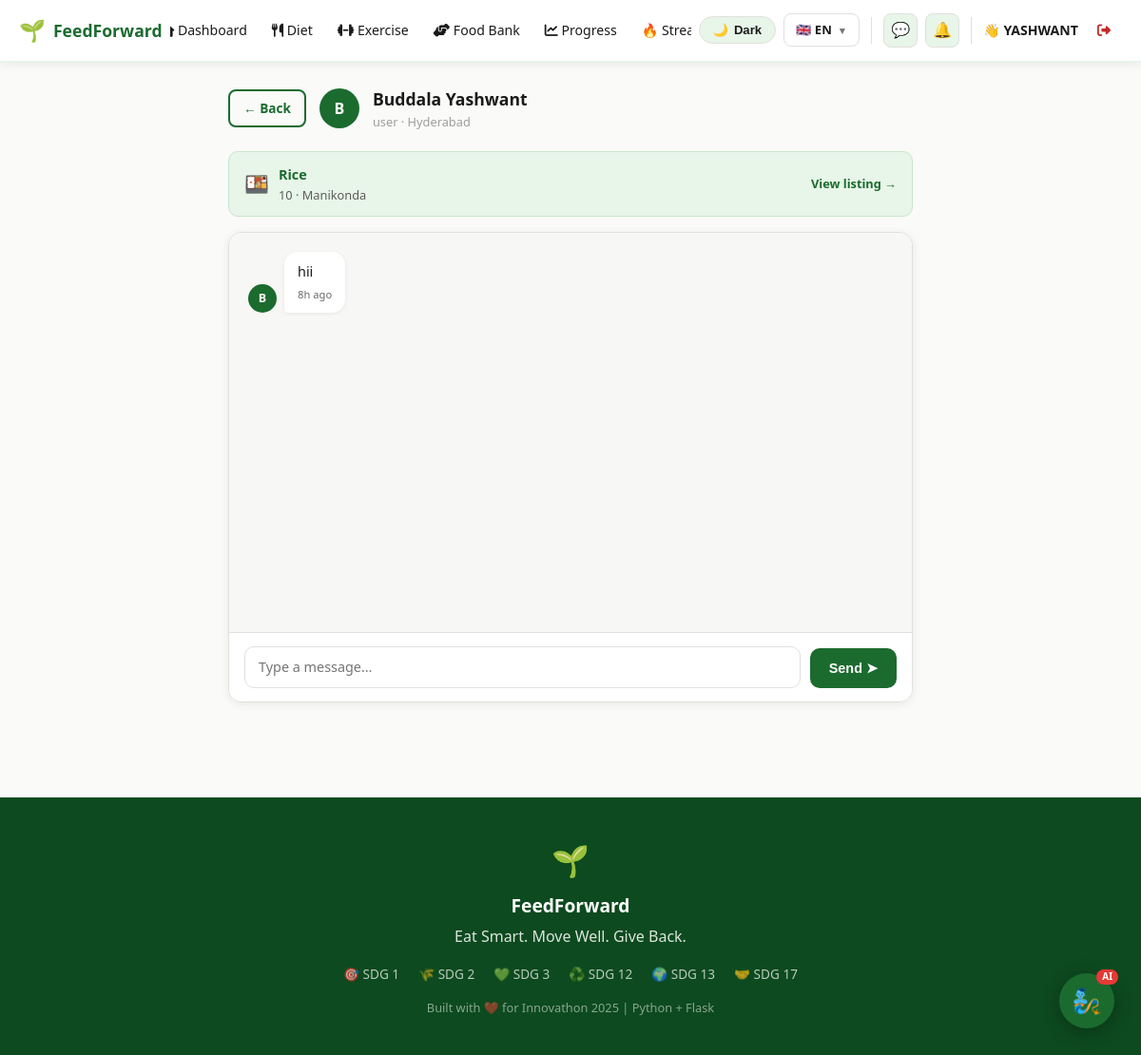
Page /inbox/messages/1?listing_id=3 (signed in) on the committed database.
### models/user.py (models this page shows, shortened)
class User(db.Model, UserMixin):
    __tablename__ = 'users'
    id            = db.Column(db.Integer, primary_key=True)
    name          = db.Column(db.String(100), nullable=False)
    email         = db.Column(db.String(120), unique=True, nullable=False)
    password_hash = db.Column(db.String(200), nullable=False)
    role          = db.Column(db.String(20), default='user')  # user / donor / recipient / admin
    age           = db.Column(db.Integer)
    weight        = db.Column(db.Float)
    height        = db.Column(db.Float)
    gender        = db.Column(db.String(10))
    dietary_pref  = db.Column(db.String(20))   # veg / non_veg / vegan
    health_goal   = db.Column(db.String(20))   # lose_weight / gain_muscle / stay_fit
    fitness_level = db.Column(db.String(20))   # beginner / intermediate / advanced
    equipment     = db.Column(db.String(20))   # none / dumbbells / gym
    days_per_week = db.Column(db.Integer, default=4)
    location      = db.Column(db.String(200))
    latitude      = db.Column(db.Float)
    longitude     = db.Column(db.Float)
    profile_complete = db.Column(db.Boolean, default=False)
    allergies     = db.Column(db.String(200), default='')  # comma-separated e.g. "gluten,dairy,nuts"
    created_at    = db.Column(db.DateTime, default=datetime.utcnow)
    meal_plans    = db.relationship('MealPlan',     backref='user', lazy=True)
    exercise_plans= db.relationship('ExercisePlan', backref='user', lazy=True)
    donations     = db.relationship('FoodListing',  foreign_keys='FoodListing.donor_id',    backref='donor',     lazy=True)
    claims        = db.relationship('FoodListing',  foreign_keys='FoodListing.claimed_by',  backref='recipient', lazy=True)
    progress_logs = db.relationship('ProgressLog',  backref='user', lazy=True)

### models/models.py (models this page shows, shortened)
class FoodListing(db.Model):
    __tablename__ = 'food_listings'
    id           = db.Column(db.Integer, primary_key=True)
    donor_id     = db.Column(db.Integer, db.ForeignKey('users.id'), nullable=False)
    food_name    = db.Column(db.String(100), nullable=False)
    category     = db.Column(db.String(50))
    quantity     = db.Column(db.String(50))
    expiry_date  = db.Column(db.DateTime)
    location     = db.Column(db.String(200))
    latitude     = db.Column(db.Float, default=17.3850)
    longitude    = db.Column(db.Float, default=78.4867)
    photo_url    = db.Column(db.String(300))
    description  = db.Column(db.Text)
    status       = db.Column(db.String(20), default='available')
    claimed_by   = db.Column(db.Integer, db.ForeignKey('users.id'), nullable=True)
    claimed_at   = db.Column(db.DateTime)
    picked_up_at = db.Column(db.DateTime)
    posted_at    = db.Column(db.DateTime, default=datetime.utcnow)
    donor_rating = db.Column(db.Float)
    allergens    = db.Column(db.String(200))

class Message(db.Model):
    __tablename__ = 'messages'
    id           = db.Column(db.Integer, primary_key=True)
    sender_id    = db.Column(db.Integer, db.ForeignKey('users.id'), nullable=False)
    receiver_id  = db.Column(db.Integer, db.ForeignKey('users.id'), nullable=False)
    listing_id   = db.Column(db.Integer, db.ForeignKey('food_listings.id'), nullable=True)
    body         = db.Column(db.Text, nullable=False)
    is_read      = db.Column(db.Boolean, default=False)
    created_at   = db.Column(db.DateTime, default=datetime.utcnow)
    sender   = db.relationship('User', foreign_keys=[sender_id],   backref='sent_messages')
    receiver = db.relationship('User', foreign_keys=[receiver_id], backref='received_messages')
    listing  = db.relationship('FoodListing', foreign_keys=[listing_id])
    @property
    def time_ago(self):
        delta = datetime.utcnow() - self.created_at
        s = int(delta.total_seconds())
        if s < 60:    return 'just now'
        if s < 3600:  return f'{s//60}m ago'
        if s < 86400: return f'{s//3600}h ago'
        return f'{s//86400}d ago'

### routes/inbox.py (the view, shortened to what this page needs)
@inbox.route('/messages/<int:partner_id>', methods=['GET', 'POST'])
@login_required
def conversation(partner_id):
    from sqlalchemy import or_
    partner = User.query.get_or_404(partner_id)
    listing_id = request.args.get('listing_id', type=int)
    listing    = FoodListing.query.get(listing_id) if listing_id else None
    Message.query.filter_by(
        sender_id=partner_id,
        receiver_id=current_user.id,
        is_read=False
    ).update({'is_read': True})
    db.session.commit()
    thread = Message.query.filter(
        or_(
            (Message.sender_id == current_user.id) & (Message.receiver_id == partner_id),
            (Message.sender_id == partner_id) & (Message.receiver_id == current_user.id)
        )
    ).order_by(Message.created_at.asc()).all()
    return render_template('inbox/conversation.html',
                           partner=partner, thread=thread,
                           listing=listing, listing_id=listing_id)

### templates/inbox/conversation.html (shortened to what this page needs)
{% extends 'base.html' %}
{% block content %}
<div style="max-width:720px;margin:0 auto;">
  <div style="display:flex;align-items:center;gap:14px;margin-bottom:20px;">
    <a href="{{ url_for('inbox.messages') }}" class="btn-secondary"
       style="padding:7px 14px;font-size:.85rem;">← Back</a>
    <div style="width:42px;height:42px;background:var(--green);border-radius:50%;
                display:flex;align-items:center;justify-content:center;
                color:#fff;font-weight:800;font-size:1rem;flex-shrink:0;">
      {{ partner.name[0].upper() }}
    </div>
    <div>
      <div style="font-weight:800;font-size:1.1rem;color:var(--text);">{{ partner.name }}</div>
      <div style="font-size:.8rem;color:var(--text3);">{{ partner.role }} · {{ partner.location or 'Hyderabad' }}</div>
    </div>
  </div>
  {% if listing %}
  <div style="background:var(--green-lt);border:1.5px solid var(--green-mid);border-radius:10px;
              padding:12px 16px;margin-bottom:16px;display:flex;align-items:center;gap:10px;">
    <span style="font-size:1.3rem;">🍱</span>
    <div>
      <div style="font-weight:700;color:var(--green);font-size:.9rem;">{{ listing.food_name }}</div>
      <div style="font-size:.8rem;color:var(--text2);">{{ listing.quantity }} · {{ listing.location }}</div>
    </div>
    <a href="{{ url_for('foodbank.index') }}"
       style="margin-left:auto;font-size:.8rem;color:var(--green);font-weight:600;">View listing →</a>
  </div>
  {% endif %}
  <div class="card" style="padding:0;overflow:hidden;margin-bottom:16px;">
    <div id="threadBox"
         style="height:420px;overflow-y:auto;padding:20px;
                display:flex;flex-direction:column;gap:12px;background:var(--surface2);">
      {% for msg in thread %}
      <div class="msg-bubble" data-mine="{{ 'true' if msg.sender_id == current_user.id else 'false' }}"
           style="display:flex;gap:8px;align-items:flex-end;
                  {% if msg.sender_id == current_user.id %}flex-direction:row-reverse;{% endif %}">
        <div style="width:30px;height:30px;border-radius:50%;flex-shrink:0;
                    background:{% if msg.sender_id == current_user.id %}var(--blue){% else %}var(--green){% endif %};
                    display:flex;align-items:center;justify-content:center;
                    color:#fff;font-weight:700;font-size:.78rem;">
          {{ msg.sender.name[0].upper() }}
        </div>
        <div style="max-width:72%;
                    background:{% if msg.sender_id == current_user.id %}var(--blue){% else %}var(--surface){% endif %};
                    color:{% if msg.sender_id == current_user.id %}#fff{% else %}var(--text){% endif %};
                    border-radius:{% if msg.sender_id == current_user.id %}14px 14px 4px 14px{% else %}14px 14px 14px 4px{% endif %};
                    padding:10px 14px;
                    box-shadow:0 1px 4px var(--shadow);">
          <div style="font-size:.9rem;line-height:1.5;">{{ msg.body }}</div>
          <div style="font-size:.7rem;opacity:.65;margin-top:4px;
                      text-align:{% if msg.sender_id == current_user.id %}right{% else %}left{% endif %};">
            {{ msg.time_ago }}
          </div>
        </div>
      </div>
      {% endfor %}
    </div>
    <div style="padding:14px 16px;border-top:1.5px solid var(--border);
                background:var(--surface);display:flex;gap:10px;align-items:flex-end;">
      <textarea id="msgInput"
                placeholder="Type a message…"
                rows="1"
                onkeydown="if(event.key==='Enter'&&!event.shiftKey){event.preventDefault();sendMsg();}"
                oninput="this.style.height='auto';this.style.height=Math.min(this.scrollHeight,100)+'px'"
                style="flex:1;padding:10px 14px;border:1.5px solid var(--border);border-radius:10px;
                       background:var(--input-bg);color:var(--text);font-size:.9rem;
                       resize:none;font-family:inherit;max-height:100px;line-height:1.5;"></textarea>
      <button onclick="sendMsg()" id="sendBtn"
              style="background:var(--green);color:#fff;border:none;border-radius:10px;
                     padding:10px 20px;cursor:pointer;font-weight:700;font-size:.9rem;
                     height:42px;flex-shrink:0;transition:background .2s;">
        Send ➤
      </button>
    </div>
  </div>
</div>
{% endblock %}

### templates/base.html (shortened to what this page needs)
<!DOCTYPE html>
<html lang="{{ lang }}" data-theme="light">
<head>
  <link href="https://cdnjs.cloudflare.com/ajax/libs/font-awesome/6.4.0/css/all.min.css" rel="stylesheet"/>
  <link rel="stylesheet" href="https://unpkg.com/leaflet@1.9.4/dist/leaflet.css"/>
</head>
<body>
<nav style="background:var(--nav-bg);border-bottom:2px solid var(--nav-border);
            position:sticky;top:0;z-index:1000;box-shadow:0 2px 10px var(--shadow);">
  <div style="max-width:1280px;margin:0 auto;padding:0 20px;
              display:flex;align-items:center;justify-content:space-between;
              height:64px;gap:8px;">
    <a href="{{ url_for('main.index') }}"
       style="display:flex;align-items:center;gap:8px;flex-shrink:0;">
      <span style="font-size:1.4rem;">🌱</span>
      <span style="font-size:1.1rem;font-weight:800;color:var(--green);">FeedForward</span>
    </a>
    {% if current_user.is_authenticated %}
    <div style="display:flex;gap:2px;align-items:center;overflow-x:auto;flex:1;justify-content:center;">
      <a href="{{ url_for('main.dashboard') }}"
         class="nav-link {% if request.endpoint=='main.dashboard' %}active{% endif %}">
        <i class="fas fa-home"></i> {{ t.nav_dashboard }}
      </a>
      <a href="{{ url_for('diet.index') }}"
         class="nav-link {% if 'diet' in (request.endpoint or '') %}active{% endif %}">
        <i class="fas fa-utensils"></i> {{ t.nav_diet }}
      </a>
      <a href="{{ url_for('exercise.index') }}"
         class="nav-link {% if 'exercise' in (request.endpoint or '') %}active{% endif %}">
        <i class="fas fa-dumbbell"></i> {{ t.nav_exercise }}
      </a>
      <a href="{{ url_for('foodbank.index') }}"
         class="nav-link {% if 'foodbank' in (request.endpoint or '') %}active{% endif %}">
        <i class="fas fa-hands-helping"></i> {{ t.nav_foodbank }}
      </a>
      <a href="{{ url_for('progress.index') }}"
         class="nav-link {% if 'progress' in (request.endpoint or '') %}active{% endif %}">
        <i class="fas fa-chart-line"></i> {{ t.nav_progress }}
      </a>
      <a href="{{ url_for('streak.index') }}"
         class="nav-link {% if 'streak' in (request.endpoint or '') %}active{% endif %}">
        🔥 Streak
      </a>
    </div>
    {% endif %}
    <div style="display:flex;align-items:center;gap:8px;flex-shrink:0;">
      <button id="themeToggle" onclick="toggleTheme()" title="Toggle theme">
        <span id="themeIcon">🌙</span>
        <span id="themeLabel">Dark</span>
      </button>
      <div class="lang-wrap">
        <div class="lang-trigger">
          {% if lang == 'en' %}🇬🇧 EN
          {% elif lang == 'te' %}🇮🇳 TE
          {% else %}🇮🇳 HI{% endif %}
          <span style="font-size:.65rem;opacity:.6;">▼</span>
        </div>
      </div>
      {% if current_user.is_authenticated %}
        <a href="{{ url_for('inbox.messages') }}" class="icon-btn" title="Messages">
          💬
        </a>
        <a href="{{ url_for('inbox.notifications') }}" class="icon-btn" title="Notifications">
          🔔
        </a>
        <span style="font-weight:600;color:var(--text);font-size:.88rem;">
          👋 {{ current_user.name.split()[0] }}
        </span>
        <a href="{{ url_for('auth.logout') }}" class="nav-link"
           style="color:var(--red);" title="{{ t.nav_logout }}">
          <i class="fas fa-sign-out-alt"></i>
        </a>
      {% else %}
        <a href="{{ url_for('auth.login') }}"    class="btn-secondary" style="padding:7px 16px;font-size:.88rem;">{{ t.nav_login }}</a>
        <a href="{{ url_for('auth.register') }}" class="btn-primary"   style="padding:7px 16px;font-size:.88rem;">{{ t.nav_get_started }}</a>
      {% endif %}
    </div>
  </div>
</nav>
<main style="max-width:1280px;margin:0 auto;padding:24px 20px;">
  {% block content %}{% endblock %}
</main>
<footer style="background:var(--green-dk);color:#fff;padding:40px 24px;margin-top:60px;text-align:center;">
  <div style="max-width:1280px;margin:0 auto;">
    <div style="font-size:2rem;margin-bottom:8px;">🌱</div>
    <div style="font-size:1.2rem;font-weight:700;margin-bottom:4px;">FeedForward</div>
    <div style="opacity:.85;margin-bottom:16px;">{{ t.footer_tagline }}</div>
    <div style="display:flex;justify-content:center;gap:20px;flex-wrap:wrap;opacity:.7;font-size:.85rem;margin-bottom:14px;">
      <span>🎯 SDG 1</span><span>🌾 SDG 2</span><span>💚 SDG 3</span>
      <span>♻️ SDG 12</span><span>🌍 SDG 13</span><span>🤝 SDG 17</span>
    </div>
    <div style="opacity:.5;font-size:.8rem;">{{ t.footer_built }}</div>
  </div>
</footer>
{% if current_user.is_authenticated %}
<div id="feedgenie-btn" onclick="toggleChat()"
     style="position:fixed;bottom:28px;right:28px;z-index:9000;
            width:58px;height:58px;background:var(--green);border-radius:50%;
            display:flex;align-items:center;justify-content:center;
            font-size:1.6rem;cursor:pointer;box-shadow:0 4px 20px rgba(0,0,0,.3);
            transition:transform .2s,box-shadow .2s;"
     onmouseover="this.style.transform='scale(1.12)'"
     onmouseout="this.style.transform='scale(1)'"
     title="Chat with FeedGenie">
  🧞
  <div style="position:absolute;top:-4px;right:-4px;background:#E53935;color:#fff;
              border-radius:10px;padding:1px 6px;font-size:.62rem;font-weight:800;line-height:1.4;">AI</div>
</div>
{% endif %}
</body>
</html>

### rows in the picture
User: name "YASHWANT"
User: name "B", name "Buddala Yashwant", role "user", location "Hyderabad"
FoodListing: food_name "Rice", quantity "10", location "Manikonda"
Message: sender "B", body "hii", time_ago "8h ago"

### other values in the picture
{{ t.nav_dashboard }} "Dashboard"
{{ t.nav_diet }} "Diet"
{{ t.nav_exercise }} "Exercise"
{{ t.nav_foodbank }} "Food Bank"
{{ t.nav_progress }} "Progress"
{{ t.footer_tagline }} "Eat Smart. Move Well. Give Back."
{{ t.footer_built }} "Built with ❤️ for Innovathon 2025 | Python + Flask"
